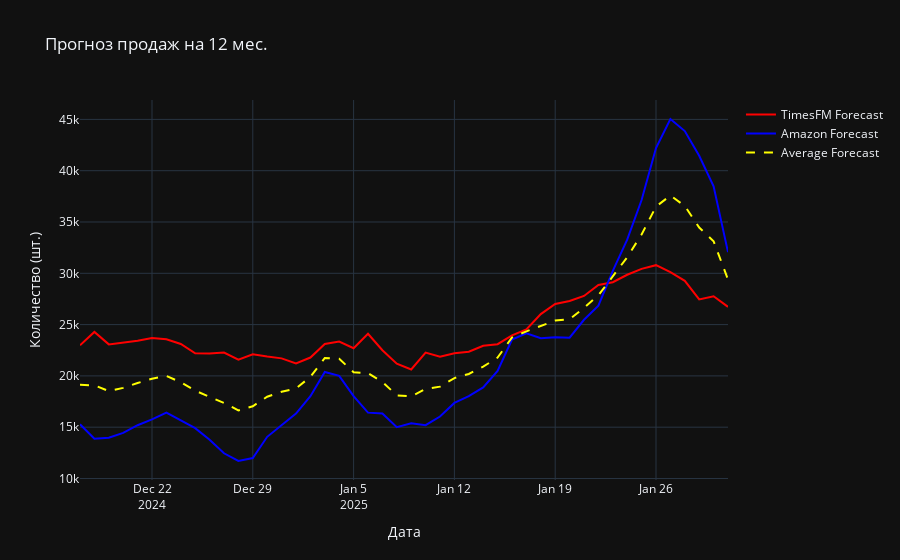

The notebook cell this image was saved under:
### Code cell
fig = go.Figure()

fig.add_trace(
    go.Scatter(x=timesfm_forecast.ds, 
               y=timesfm_forecast.timesfm, 
               mode='lines',
               textposition='top center',
               line=dict(color='red'),
                name='TimesFM Forecast' )
)
fig.add_trace(
    go.Scatter(x=df_amazon.index,
               y=df_amazon.y,
               mode='lines',
               textposition='top center',
               line=dict(color='blue'),
               name='Amazon Forecast'
               )
)
fig.add_trace(
    go.Scatter(x=df_amazon.index,
               y=average_forecast,
               mode='lines',
               textposition='top center',
               line=dict(color='yellow', dash='dash'),
               name='Average Forecast'
               )
)
fig.update_traces(
                marker=dict(size=8),
                textposition='top center',
)
fig.update_layout(title="Прогноз продаж на 12 мес.",
                  xaxis_title='Дата',
                  yaxis_title='Количество (шт.)',
                  template='plotly_dark',)

fig.show()
